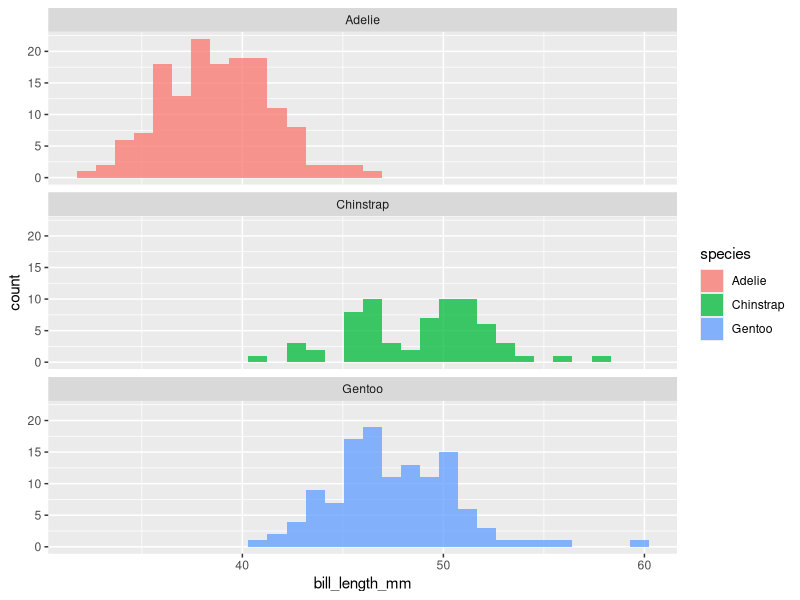

This figure's R source:
## ---- chunk 1
knitr::opts_chunk$set(echo = TRUE)
## ---- chunk 2
library(palmerpenguins) #install.packages("palmerpenguins")
library(tidyverse)
library(ggplot2)
## ---- chunk 3
ggplot(data = penguins) + geom_histogram(mapping = aes(x = bill_length_mm, fill = species), alpha = 0.75) + facet_wrap(~ species, nrow = 3)
## ---- chunk 4

